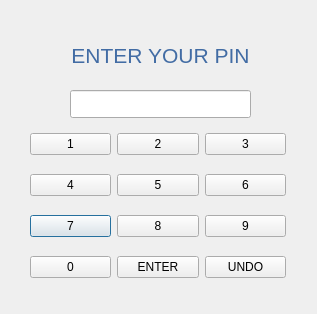
<?xml version="1.0" encoding="UTF-8"?>
<ui version="4.0">
 <class>Dialog</class>
 <widget class="QDialog" name="Dialog">
  <property name="geometry">
   <rect>
    <x>0</x>
    <y>0</y>
    <width>317</width>
    <height>314</height>
   </rect>
  </property>
  <property name="windowTitle">
   <string>Dialog</string>
  </property>
  <property name="styleSheet">
   <string notr="true">font: 9pt &quot;Segoe UI&quot;;</string>
  </property>
  <widget class="QLineEdit" name="line">
   <property name="geometry">
    <rect>
     <x>70</x>
     <y>90</y>
     <width>181</width>
     <height>28</height>
    </rect>
   </property>
  </widget>
  <widget class="QLabel" name="label">
   <property name="geometry">
    <rect>
     <x>50</x>
     <y>30</y>
     <width>221</width>
     <height>51</height>
    </rect>
   </property>
   <property name="styleSheet">
    <string notr="true">color: rgb(66, 108, 164);
font: 700;</string>
   </property>
   <property name="text">
    <string>&lt;html&gt;&lt;head/&gt;&lt;body&gt;&lt;p&gt;&lt;span style=&quot; font-size:16pt;&quot;&gt;ENTER YOUR PIN&lt;/span&gt;&lt;/p&gt;&lt;/body&gt;&lt;/html&gt;</string>
   </property>
   <property name="alignment">
    <set>Qt::AlignCenter</set>
   </property>
  </widget>
  <widget class="QWidget" name="gridLayoutWidget">
   <property name="geometry">
    <rect>
     <x>30</x>
     <y>120</y>
     <width>256</width>
     <height>171</height>
    </rect>
   </property>
   <layout class="QGridLayout" name="gridLayout">
    <item row="2" column="0">
     <widget class="QPushButton" name="N7">
      <property name="styleSheet">
       <string notr="true">border-color: rgb(255, 255, 255);</string>
      </property>
      <property name="text">
       <string>7</string>
      </property>
     </widget>
    </item>
    <item row="0" column="1">
     <widget class="QPushButton" name="N2">
      <property name="styleSheet">
       <string notr="true">border-color: rgb(255, 255, 255);</string>
      </property>
      <property name="text">
       <string>2</string>
      </property>
     </widget>
    </item>
    <item row="2" column="1">
     <widget class="QPushButton" name="N8">
      <property name="styleSheet">
       <string notr="true">border-color: rgb(255, 255, 255);</string>
      </property>
      <property name="text">
       <string>8</string>
      </property>
     </widget>
    </item>
    <item row="0" column="2">
     <widget class="QPushButton" name="N3">
      <property name="styleSheet">
       <string notr="true">border-color: rgb(255, 255, 255);</string>
      </property>
      <property name="text">
       <string>3</string>
      </property>
     </widget>
    </item>
    <item row="1" column="2">
     <widget class="QPushButton" name="N6">
      <property name="styleSheet">
       <string notr="true">border-color: rgb(255, 255, 255);</string>
      </property>
      <property name="text">
       <string>6</string>
      </property>
     </widget>
    </item>
    <item row="1" column="0">
     <widget class="QPushButton" name="N4">
      <property name="styleSheet">
       <string notr="true">border-color: rgb(255, 255, 255);</string>
      </property>
      <property name="text">
       <string>4</string>
      </property>
     </widget>
    </item>
    <item row="2" column="2">
     <widget class="QPushButton" name="N9">
      <property name="styleSheet">
       <string notr="true">border-color: rgb(255, 255, 255);</string>
      </property>
      <property name="text">
       <string>9</string>
      </property>
     </widget>
    </item>
    <item row="0" column="0">
     <widget class="QPushButton" name="N1">
      <property name="styleSheet">
       <string notr="true">border-color: rgb(255, 255, 255);</string>
      </property>
      <property name="text">
       <string>1</string>
      </property>
     </widget>
    </item>
    <item row="1" column="1">
     <widget class="QPushButton" name="N5">
      <property name="styleSheet">
       <string notr="true">border-color: rgb(255, 255, 255);</string>
      </property>
      <property name="text">
       <string>5</string>
      </property>
     </widget>
    </item>
    <item row="3" column="1">
     <widget class="QPushButton" name="enterBtn">
      <property name="styleSheet">
       <string notr="true">border-color: rgb(255, 255, 255);</string>
      </property>
      <property name="text">
       <string>ENTER</string>
      </property>
     </widget>
    </item>
    <item row="3" column="2">
     <widget class="QPushButton" name="undoBtn">
      <property name="styleSheet">
       <string notr="true">border-color: rgb(255, 255, 255);</string>
      </property>
      <property name="text">
       <string>UNDO</string>
      </property>
     </widget>
    </item>
    <item row="3" column="0">
     <widget class="QPushButton" name="N0">
      <property name="styleSheet">
       <string notr="true">border-color: rgb(255, 255, 255);</string>
      </property>
      <property name="text">
       <string>0</string>
      </property>
     </widget>
    </item>
   </layout>
  </widget>
 </widget>
 <resources/>
 <connections/>
</ui>
